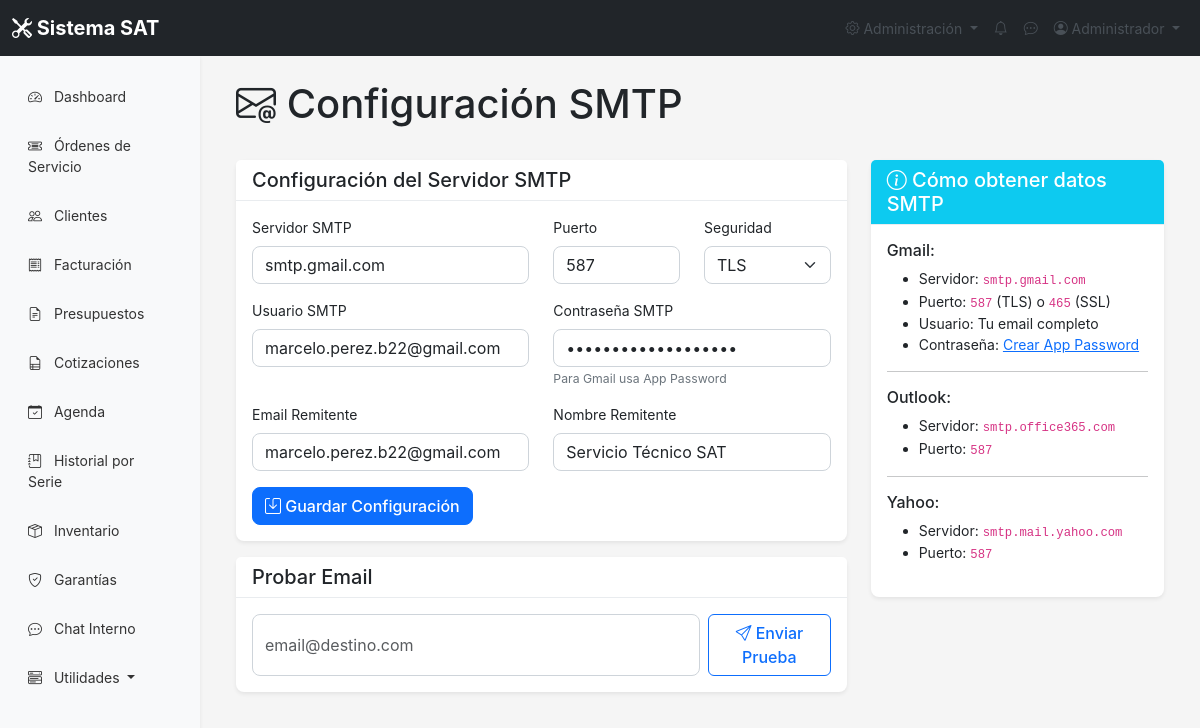
The page /configuracion/email.php (signed in) on the database its author committed.
### tables this page shows
CREATE TABLE IF NOT EXISTS `configuraciones` (
  `id` int NOT NULL AUTO_INCREMENT,
  `clave` varchar(50) NOT NULL,
  `valor` text,
  PRIMARY KEY (`id`),
  UNIQUE KEY `clave` (`clave`)
);

### config/config.php (called while the page is built, shortened)
<?php
function getConfig($clave) {
    $conn = getConnection();
    $stmt = $conn->prepare("SELECT valor FROM configuraciones WHERE clave = ?");
    $stmt->bind_param("s", $clave);
    $stmt->execute();
    $result = $stmt->get_result();
    $row = $result->fetch_assoc();
    return $row['valor'] ?? '';
}
?>

### configuracion/email.php (the view, shortened to what this page needs)
<?php
require_once '../config/config.php';
require_once '../include/header.php';
$config = [
    'smtp_host' => getConfig('smtp_host'),
    'smtp_port' => getConfig('smtp_port'),
    'smtp_user' => getConfig('smtp_user'),
    'smtp_pass' => getConfig('smtp_pass'),
    'smtp_from_email' => getConfig('smtp_from_email'),
    'smtp_from_name' => getConfig('smtp_from_name'),
    'smtp_secure' => getConfig('smtp_secure')
];
?>
<div class="container-fluid">
    <div class="d-flex justify-content-between align-items-center mb-4">
        <h1><i class="bi bi-envelope-at"></i> Configuración SMTP</h1>
    </div>
    <div class="row">
        <div class="col-md-8">
            <div class="card">
                <div class="card-header">
                    <h5 class="mb-0">Configuración del Servidor SMTP</h5>
                </div>
                <div class="card-body">
                    <form method="POST">
                        <div class="row">
                            <div class="col-md-6">
                                <div class="mb-3">
                                    <label for="smtp_host" class="form-label">Servidor SMTP</label>
                                    <input type="text" id="smtp_host" name="smtp_host" class="form-control" value="<?= htmlspecialchars($config['smtp_host'] ?? 'smtp.gmail.com') ?>" placeholder="smtp.gmail.com">
                                </div>
                            </div>
                            <div class="col-md-3">
                                <div class="mb-3">
                                    <label for="smtp_port" class="form-label">Puerto</label>
                                    <input type="text" id="smtp_port" name="smtp_port" class="form-control" value="<?= htmlspecialchars($config['smtp_port'] ?? '587') ?>" placeholder="587">
                                </div>
                            </div>
                            <div class="col-md-3">
                                <div class="mb-3">
                                    <label for="smtp_secure" class="form-label">Seguridad</label>
                                    <select id="smtp_secure" name="smtp_secure" class="form-select">
                                        <option value="tls" <?= ($config['smtp_secure'] ?? 'tls') == 'tls' ? 'selected' : '' ?>>TLS</option>
                                    </select>
                                </div>
                            </div>
                        </div>
                        <div class="row">
                            <div class="col-md-6">
                                <div class="mb-3">
                                    <label for="smtp_user" class="form-label">Usuario SMTP</label>
                                    <input type="text" id="smtp_user" name="smtp_user" class="form-control" value="<?= htmlspecialchars($config['smtp_user'] ?? '') ?>" placeholder="tu@email.com">
                                </div>
                            </div>
                            <div class="col-md-6">
                                <div class="mb-3">
                                    <label for="smtp_pass" class="form-label">Contraseña SMTP</label>
                                    <input type="password" id="smtp_pass" name="smtp_pass" class="form-control" value="<?= htmlspecialchars($config['smtp_pass'] ?? '') ?>">
                                    <small class="text-muted">Para Gmail usa App Password</small>
                                </div>
                            </div>
                        </div>
                        <div class="row">
                            <div class="col-md-6">
                                <div class="mb-3">
                                    <label for="smtp_from_email" class="form-label">Email Remitente</label>
                                    <input type="email" id="smtp_from_email" name="smtp_from_email" class="form-control" value="<?= htmlspecialchars($config['smtp_from_email'] ?? '') ?>" placeholder="tu@email.com">
                                </div>
                            </div>
                            <div class="col-md-6">
                                <div class="mb-3">
                                    <label for="smtp_from_name" class="form-label">Nombre Remitente</label>
                                    <input type="text" id="smtp_from_name" name="smtp_from_name" class="form-control" value="<?= htmlspecialchars($config['smtp_from_name'] ?? 'Servicio Técnico SAT') ?>">
                                </div>
                            </div>
                        </div>
                        <button type="submit" name="guardar_config" class="btn btn-primary">
                            <i class="bi bi-save"></i> Guardar Configuración
                        </button>
                    </form>
                </div>
            </div>
            <div class="card mt-3">
                <div class="card-header">
                    <h5 class="mb-0">Probar Email</h5>
                </div>
                <div class="card-body">
                    <form method="POST" class="d-flex gap-2">
                        <input type="email" name="test_email_dest" class="form-control" placeholder="email@destino.com" required>
                        <button type="submit" class="btn btn-outline-primary">
                            <i class="bi bi-send"></i> Enviar Prueba
                        </button>
                    </form>
                </div>
            </div>
        </div>
        <div class="col-md-4">
            <div class="card">
                <div class="card-header bg-info text-white">
                    <h5 class="mb-0"><i class="bi bi-info-circle"></i> Cómo obtener datos SMTP</h5>
                </div>
                <div class="card-body">
                    <h6>Gmail:</h6>
                    <ul>
                        <li>Servidor: <code>smtp.gmail.com</code></li>
                        <li>Puerto: <code>587</code> (TLS) o <code>465</code> (SSL)</li>
                        <li>Usuario: Tu email completo</li>
                        <li>Contraseña: <a href="https://support.google.com/accounts/answer/185833" target="_blank">Crear App Password</a></li>
                    </ul>
                    <hr>
                    <h6>Outlook:</h6>
                    <ul>
                        <li>Servidor: <code>smtp.office365.com</code></li>
                        <li>Puerto: <code>587</code></li>
                    </ul>
                    <hr>
                    <h6>Yahoo:</h6>
                    <ul>
                        <li>Servidor: <code>smtp.mail.yahoo.com</code></li>
                        <li>Puerto: <code>587</code></li>
                    </ul>
                </div>
            </div>
        </div>
    </div>
</div>
<?php require_once  '../include/footer.php'; ?>

### css/styles.css (style rules this page uses)
:root { --primary: #0d6efd; --secondary: #6c757d; --success: #198754; --danger: #dc3545; --warning: #ffc107; --info: #0dcaf0; --light: #f8f9fa; --dark: #212529; }
body { font-family: -apple-system, BlinkMacSystemFont, 'Segoe UI', Roboto, 'Helvetica Neue', Arial, sans-serif; font-size: 14px; background-color: #f5f5f5; }
.card { border: none; box-shadow: 0 0.125rem 0.25rem rgba(0, 0, 0, 0.075); border-radius: 0.5rem; }
.card-header { background-color: white; border-bottom: 1px solid #e9ecef; font-weight: 600; }
.btn { border-radius: 0.375rem; font-weight: 500; }
.form-control, .form-select { border-radius: 0.375rem; border: 1px solid #ced4da; }
.text-muted { color: #6c757d !important; }
.btn-primary { background-color: var(--primary); border-color: var(--primary); }

### css/improved.css (style rules this page uses)
:root { --sat-primary: #0d6efd; --sat-secondary: #6c757d; --sat-success: #198754; --sat-danger: #dc3545; --sat-warning: #ffc107; --sat-info: #0dcaf0; --sat-light: #f8f9fa; --sat-dark: #212529; --sat-border-radius: 8px; --sat-shadow: 0 0.125rem 0.25rem rgba(0, 0, 0, 0.075); --sat-transition: all 0.3s ease; }
.btn-primary { border-radius: var(--sat-border-radius); transition: var(--sat-transition); }
.form-control, .form-select { border-radius: var(--sat-border-radius); transition: var(--sat-transition); }

### rows shown on the page
configuraciones: smtp_user "marcelo.perez.b22@gmail.com", smtp_from_email "marcelo.perez.b22@gmail.com"

### other values the page prints
$_SESSION['nombre'] "Administrador"
